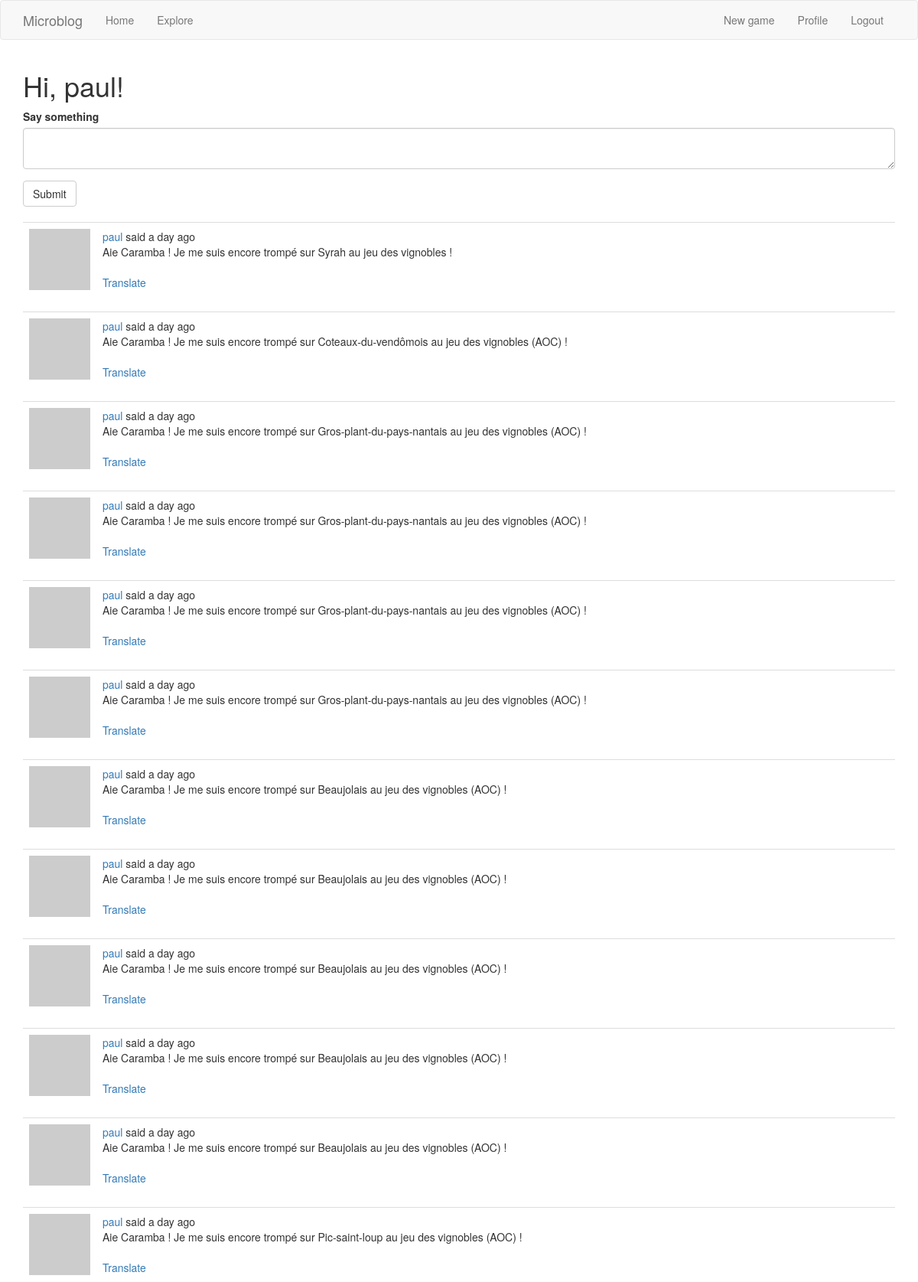
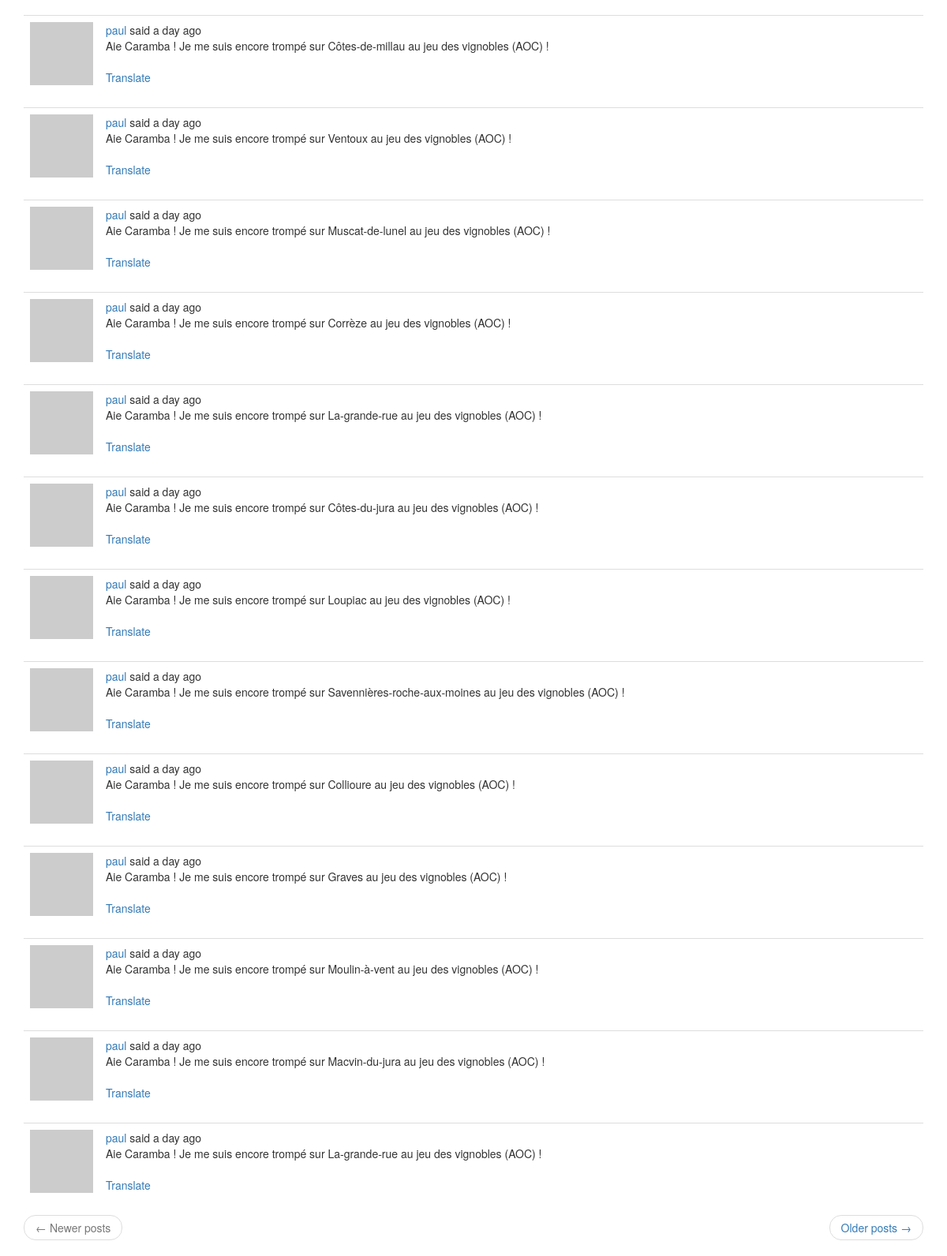
Before: /index (signed in) with the older database file (2 pictures, top to bottom).
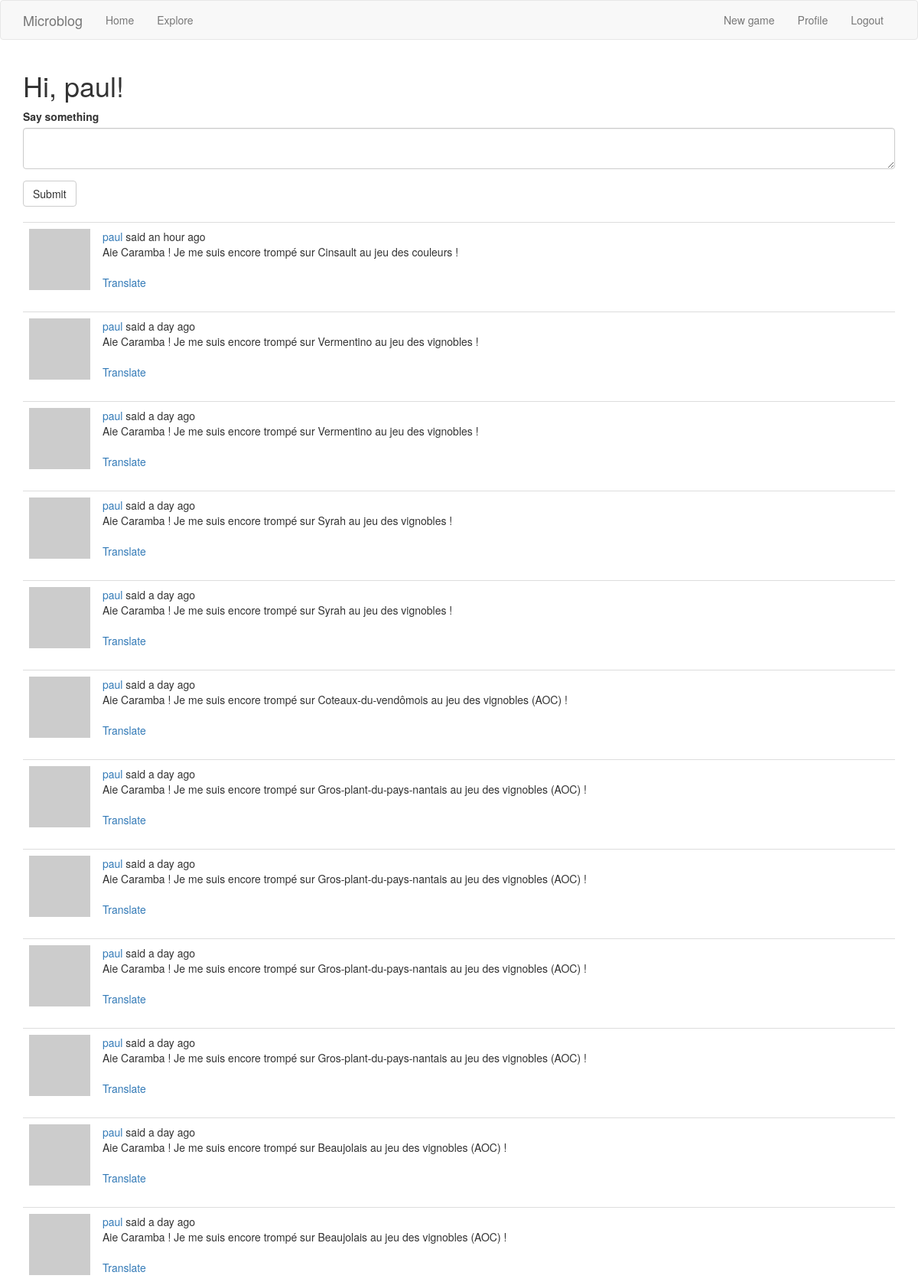
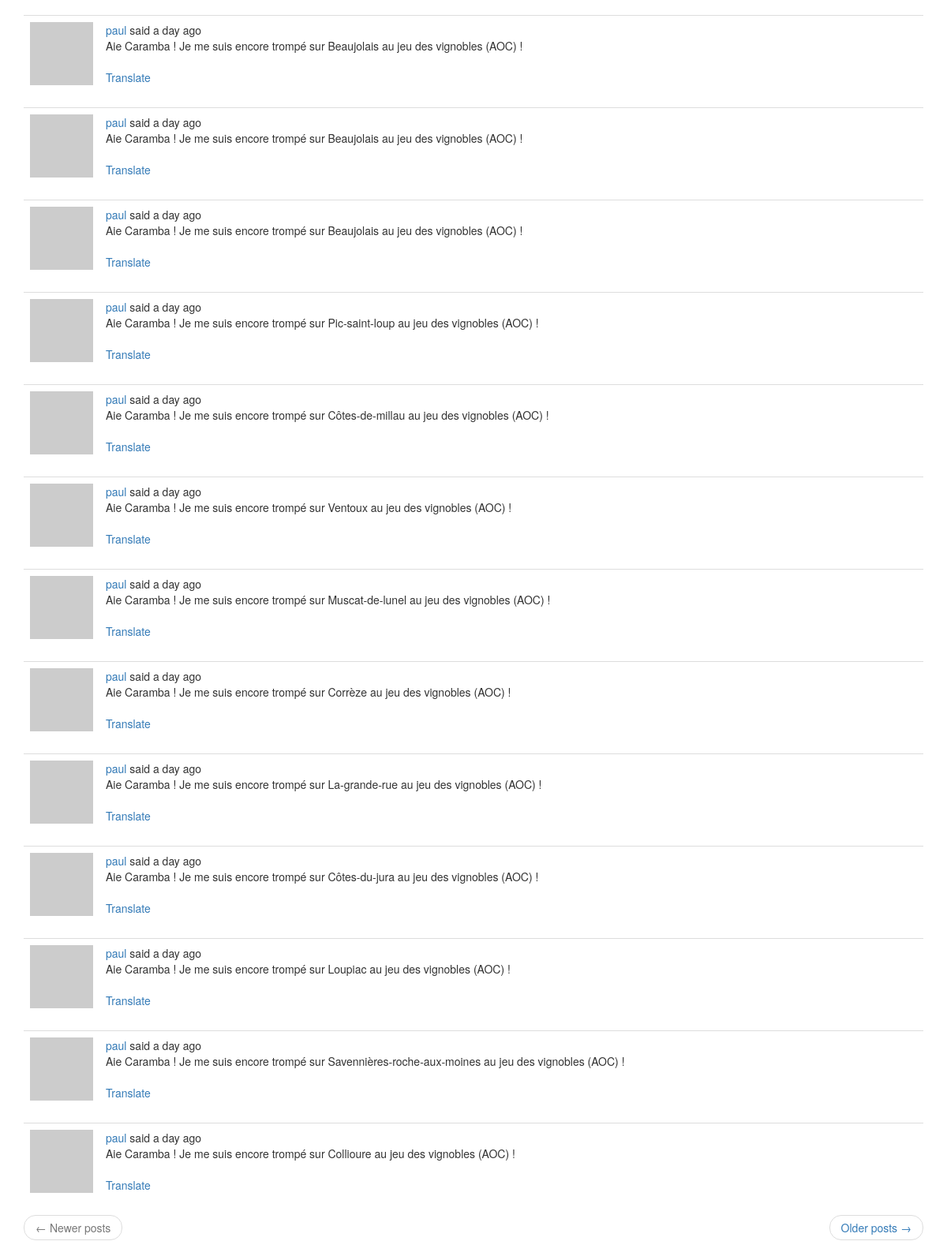
After: the same page with the newer database file (2 pictures, top to bottom).
### app/models.py (models this page shows, shortened)
class User(UserMixin, db.Model):
    id = db.Column(db.Integer, primary_key=True)
    username = db.Column(db.String(64), index=True, unique=True)
    email = db.Column(db.String(120), index=True, unique=True)
    password_hash = db.Column(db.String(128))
    posts = db.relationship('Post', backref='author', lazy='dynamic')
    about_me = db.Column(db.String(140))
    last_seen = db.Column(db.DateTime, default=datetime.utcnow)
    followed = db.relationship(
        'User', secondary=followers,
        primaryjoin=(followers.c.follower_id == id),
        secondaryjoin=(followers.c.followed_id == id),
        backref=db.backref('followers', lazy='dynamic'), lazy='dynamic')
    def avatar(self, size):
        digest = md5(self.email.lower().encode('utf-8')).hexdigest()
        return 'https://www.gravatar.com/avatar/{}?d=identicon&s={}'.format(
            digest, size)
    def followed_posts(self):
        followed = Post.query.join(
            followers, (followers.c.followed_id == Post.user_id)).filter(
                followers.c.follower_id == self.id)
        own = Post.query.filter_by(user_id=self.id)
        return followed.union(own).order_by(Post.timestamp.desc())

class Post(db.Model):
    id = db.Column(db.Integer, primary_key=True)
    body = db.Column(db.String(140))
    timestamp = db.Column(db.DateTime, index=True, default=datetime.utcnow)
    user_id = db.Column(db.Integer, db.ForeignKey('user.id'))
    language = db.Column(db.String(5))

### app/main/routes.py (the view, shortened to what this page needs)
@bp.route('/', methods=['GET', 'POST'])
@bp.route('/index', methods=['GET', 'POST'])
@login_required
def index():
    form = PostForm()
    page = request.args.get('page', 1, type=int)
    posts = current_user.followed_posts().paginate(
        page, current_app.config['POSTS_PER_PAGE'], False)
    next_url = url_for('main.index', page=posts.next_num) \
        if posts.has_next else None
    prev_url = url_for('main.index', page=posts.prev_num) \
        if posts.has_prev else None
    return render_template('index.html', title=_('Home'), form=form,
                           posts=posts.items, next_url=next_url,
                           prev_url=prev_url)

### app/main/forms.py
class PostForm(FlaskForm):
    post = TextAreaField(_l('Say something'), validators=[DataRequired()])
    submit = SubmitField(_l('Submit'))

### app/main/routes.py (called while the page is built)
@bp.before_app_request
def before_request():
    if current_user.is_authenticated:
        current_user.last_seen = datetime.utcnow()
        db.session.commit()
    g.locale = str(get_locale())

### app/models.py (called while the page is built)
@login.user_loader
def load_user(id):
    return User.query.get(int(id))

### app/templates/index.html
{% extends "base.html" %}
{% import 'bootstrap/wtf.html' as wtf %}
{% block app_content %}
    <h1>{{ _('Hi, %(username)s!', username=current_user.username) }}</h1>
    {% if form %}
    {{ wtf.quick_form(form) }}
    <br>
    {% endif %}
    {% for post in posts %}
        {% include '_post.html' %}
    {% endfor %}
    <nav aria-label="...">
        <ul class="pager">
            <li class="previous{% if not prev_url %} disabled{% endif %}">
                <a href="{{ prev_url or '#' }}">
                    <span aria-hidden="true">&larr;</span> {{ _('Newer posts') }}
                </a>
            </li>
            <li class="next{% if not next_url %} disabled{% endif %}">
                <a href="{{ next_url or '#' }}">
                    {{ _('Older posts') }} <span aria-hidden="true">&rarr;</span>
                </a>
            </li>
        </ul>
    </nav>
{% endblock %}

### app/templates/base.html (shortened to what this page needs)
{% extends 'bootstrap/base.html' %}
{% block navbar %}
    <nav class="navbar navbar-default">
        <div class="container">
            <div class="navbar-header">
                <a class="navbar-brand" href="{{ url_for('main.index') }}">Microblog</a>
            </div>
            <div class="collapse navbar-collapse" id="bs-example-navbar-collapse-1">
                <ul class="nav navbar-nav">
                    <li><a href="{{ url_for('main.index') }}">{{ _('Home') }}</a></li>
                    <li><a href="{{ url_for('main.explore') }}">{{ _('Explore') }}</a></li>
                </ul>
                <ul class="nav navbar-nav navbar-right">
                    {% if current_user.is_anonymous %}
                    <li><a href="{{ url_for('auth.login') }}">{{ _('Login') }}</a></li>
                    {% else %}
                    <li><a href="{{ url_for('main.new_game') }}">{{ _('New game') }}</a></li>
                    <li><a href="{{ url_for('main.user', username=current_user.username) }}">{{ _('Profile') }}</a></li>
                    <li><a href="{{ url_for('auth.logout') }}">{{ _('Logout') }}</a></li>
                    {% endif %}
                </ul>
            </div>
        </div>
    </nav>
{% endblock %}
{% block content %}
    <div class="container">
        {% block app_content %}{% endblock %}
    </div>
{% endblock %}

### app/templates/_post.html (shortened to what this page needs)
    <table class="table table-hover">
        <tr>
            <td width="70px">
                <a href="{{ url_for('main.user', username=post.author.username) }}">
                    <img src="{{ post.author.avatar(70) }}" />
                </a>
            </td>
            <td>
                {{ _('%(username)s said %(when)s',
                    username=user_link, when=moment(post.timestamp).fromNow()) }}
                <br>
                <span id="post{{ post.id }}">{{ post.body }}</span>
                {% if post.language and post.language != g.locale %}
                <br><br>
                <span id="translation{{ post.id }}">
                    <a href="javascript:translate(
                                '#post{{ post.id }}',
                                '#translation{{ post.id }}',
                                '{{ post.language }}',
                                '{{ g.locale }}');">{{ _('Translate') }}</a>
                </span>
                {% endif %}
            </td>
        </tr>
    </table>

Changed rows visible on the page:
no longer on this page (row unchanged): Post: body "Aie Caramba ! Je me suis encore trompé sur Graves au jeu des vignobles (AOC) !"
no longer on this page (row unchanged): Post: body "Aie Caramba ! Je me suis encore trompé sur Moulin-à-vent au jeu des vignobles (AOC) !"
no longer on this page (row unchanged): Post: body "Aie Caramba ! Je me suis encore trompé sur Macvin-du-jura au jeu des vignobles (AOC) !"
no longer on this page (row unchanged): Post: body "Aie Caramba ! Je me suis encore trompé sur La-grande-rue au jeu des vignobles (AOC) !"
added Post: body "Aie Caramba ! Je me suis encore trompé sur Cinsault au jeu des couleurs !"
added Post: body "Aie Caramba ! Je me suis encore trompé sur Vermentino au jeu des vignobles !"
added Post: body "Aie Caramba ! Je me suis encore trompé sur Vermentino au jeu des vignobles !"
added Post: body "Aie Caramba ! Je me suis encore trompé sur Syrah au jeu des vignobles !"
